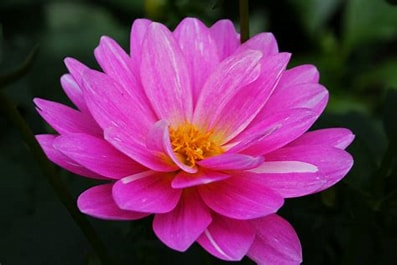
#> input picture x86_template/flower.jpg, 397 x 265 px
$ python imgToMat.py   (older library calls are emulated)
#> lines starting #> are read from the running program, lines starting #| are printed output that depends on the picture
# course : computer structure and language
# project : multiplication of two squared matrices
# Instructor : Dr.Jahangir
# student name: Amirreza Inanloo
from PIL import Image
import numpy as np

def matrix_multiply(x, y):
    result = [[sum(a * b for a, b in zip(x_row, y_col)) for y_col in zip(*y)] for x_row in x]
def read_matrix(rows, columns):
    matrix = []
    for i in range(rows):
        while True:
            try:
                line = input(f"Enter row {i + 1} (seperated by spaces): ")
                elements = [float(elem) for elem in line.split()]
                if len(elements) != columns:
                    print(f"Wrong number of columns. Please re_enter row {i + 1}.")
                    continue
                for element in elements:
                    if not (element < 1000000000):
                        print(f"Element {element} is not within the valid range(less than 1000000000).")
                        break
                else:
                    matrix.append(elements)
                    break
            except ValueError:
                print("Invalid input. Please enter numeric values only.")
    return matrix


# Read the image (replace "your_image.png" with the actual image path)
image_path = "flower.jpg"
image = Image.open(image_path)
#> image is the input picture: PIL image 397x265 RGB; mean R, G, B 107.4, 47.8, 88.7

# Resize the image to 5x5
image_resized = image.resize((400, 400), Image.ANTIALIAS)
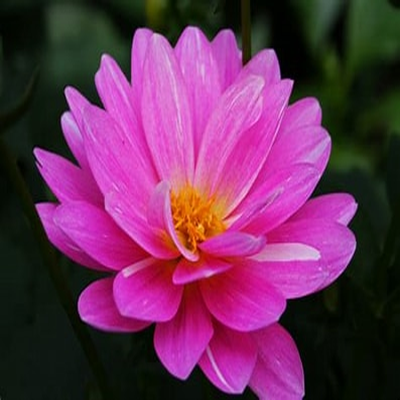
#> image_resized: PIL image 400x400 RGB; mean R, G, B 107.4, 47.8, 88.7
image_resized.save("resized.jpg")
# Convert the resized image to a grayscale matrix (2D array)
matrix = np.array(image_resized.convert("L"))
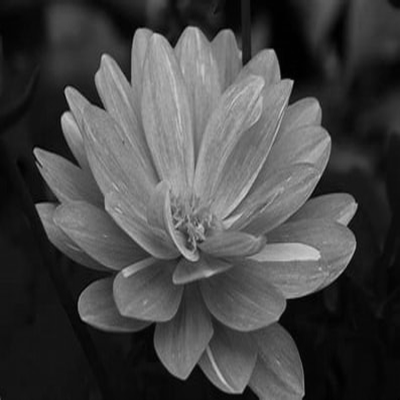
#> matrix: shape (400, 400); min 0, max 206, mean 70.3
kernel = np.array([[0, -1, 0], [-1, 5, -1], [0, -1, 0]])
# Save the resulting matrix to a text file
output_filename = "input.txt"
while True:
    while True:
        try:
#> (the run stopped early here; a loop or call above may not have finished)
